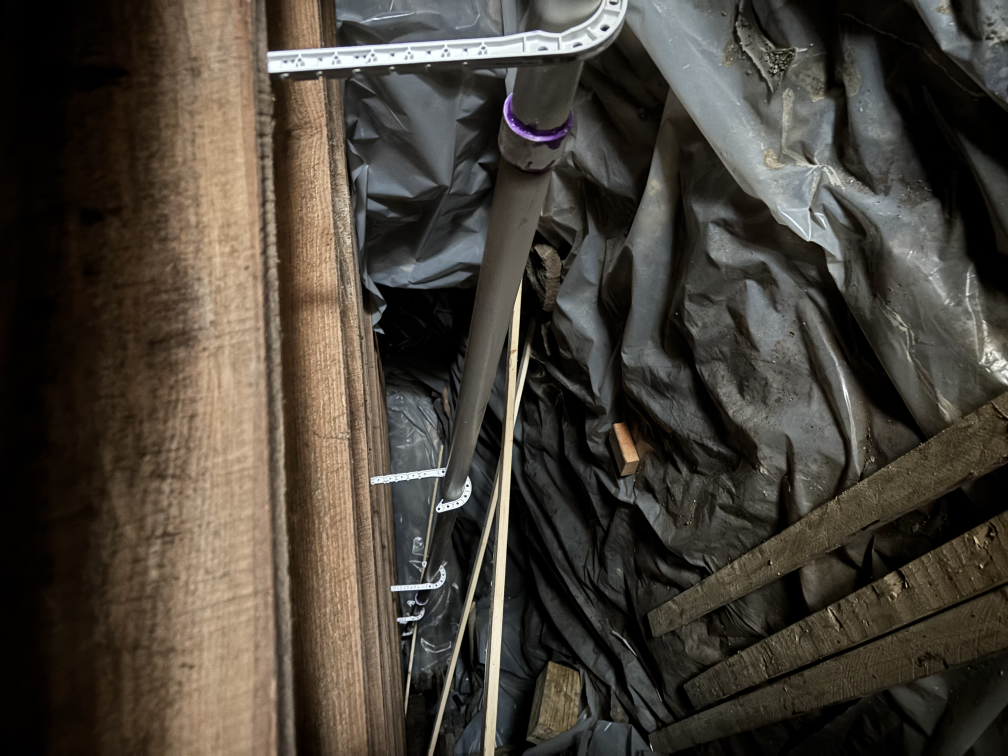
#> input picture dashboard/uploads/ahb/projects/4bee3208-80a5-460f-ae31-0c20f6d900b1/611bc29b-9558-47ac-a519-471e02de5df5_6_during_210_maple_ln_greentown_pa_inv_00046.jpg, 4032 x 3024 px (shown at 1/4 size)
$ python -i image_indexer.py   (imports and definitions only)
#> lines starting #> are read from the running program, lines starting #| are printed output that depends on the picture
#!/usr/bin/env python3
"""
Baza Empire — Data Hub image indexer.

Captions every image under dashboard/artifacts/ using a local vision model
(qwen3-vl via Ollama, llava:13b fallback) and stores captions + tag keywords
in SQLite so the Data Hub live-search can match on image content.

Designed to coexist with running agents:
  • short per-image budget with exponential backoff on GPU contention
  • resumable via (abs_path, mtime) — unchanged files skipped
  • low concurrency (1) — never pins the GPU
  • graceful on 500/resource errors — marks failed, moves on, retries next tick
  • downscales images to 384 px before sending (≈10× smaller payload)

Usage:
  python3 image_indexer.py                 # one pass over new/changed images
  python3 image_indexer.py --force         # re-caption every image
  python3 image_indexer.py --limit 20      # stop after 20 new captions
  python3 image_indexer.py --retry-failed  # retry previously failed
"""
import argparse
import base64
import io
import json
import os
import signal
import sqlite3
import sys
import time
import urllib.error
import urllib.request

try:
    from PIL import Image
except ImportError:
    print("ERROR: Pillow (PIL) required. pip install Pillow", file=sys.stderr)
    sys.exit(2)

DASHBOARD_DIR = os.path.dirname(os.path.abspath(__file__))
ARTIFACTS_DIR = os.path.join(DASHBOARD_DIR, "artifacts")
DB_PATH       = os.path.join(DASHBOARD_DIR, "image_captions.db")

# Privacy gating — Telegram-inbound media is captured into a `.private-inbound/`
# tree and tagged with private=true in its `.meta` sidecar. The indexer must
# skip these so personal reference photos never end up in the Data Hub search
# index. Falls back gracefully if the helper isn't importable.
try:
    sys.path.insert(0, os.path.dirname(DASHBOARD_DIR))
    from dashboard.private_inbound import is_private as _is_private
except ImportError:
    def _is_private(_p: str) -> bool:  # type: ignore[misc]
        return False

VISION_MODELS = ["qwen3-vl:latest", "llava:13b"]
OLLAMA_PORTS  = [11434]  # AMD RX 6700 XT; NVIDIA (11435) reserved for SD WebUI

IMG_EXTS      = {".png", ".jpg", ".jpeg", ".gif", ".webp", ".bmp", ".tiff", ".tif"}
MIN_SIZE      = 20 * 1024          # skip tiny images (icons/thumbnails)
MAX_FILE_SIZE = 25 * 1024 * 1024   # skip absurdly huge files
DOWNSCALE_PX  = 384                # max long-side before sending to model

RETRY_FAILED_AFTER = 6 * 3600      # retry 'failed' rows after this many seconds
PER_IMAGE_TIMEOUT  = 90            # seconds per caption call
INTER_IMAGE_SLEEP  = 0.5           # yield cycles between images
BACKOFF_ON_500     = 20            # seconds to wait after GPU contention

# Ask for a two-line structured response. Short prompt = fewer thinking tokens
# on qwen3-vl (which is chatty by default).
CAPTION_PROMPT = (
    "Respond with ONLY two lines, no preamble, no thinking:\n"
    "CAPTION: <one natural-language sentence describing the image>\n"
    "TAGS: <12 comma-separated keywords — objects, room/scene type, colors, "
    "style, materials, activities, any text visible>"
)

_SHUTDOWN = False


# [4 lines left out: function _sigterm, not called in this run]


# [2 lines not run here, left out]


# ─── DB ──────────────────────────────────────────────────────────────────────

# [76 lines left out: functions db_open, db_get, db_upsert, walk_images, not called in this run]


# ─── Vision call ─────────────────────────────────────────────────────────────

def downscale_to_b64(path: str, max_px: int = DOWNSCALE_PX) -> str:
#> called with max_px = 384
    img = Image.open(path).convert("RGB")
#> img is the input picture: PIL image 4032x3024 RGB; mean R, G, B 71.6, 65.3, 56.6
    img.thumbnail((max_px, max_px), Image.LANCZOS)
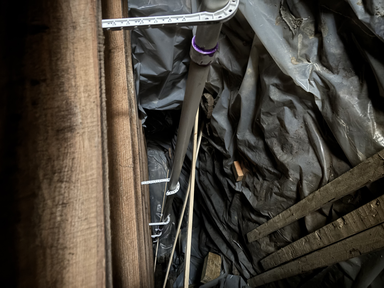
#> img: PIL image 384x288 RGB; mean R, G, B 71.6, 65.3, 56.6
    buf = io.BytesIO()
    img.save(buf, format="JPEG", quality=80, optimize=True)
    return base64.b64encode(buf.getvalue()).decode("utf-8")


# [13 lines left out: function parse_caption, not called in this run]


class GPUContention(Exception):
    """Raised on Ollama 500 — model couldn't load (agents using VRAM)."""


def ollama_caption(img_b64: str, model: str, port: int) -> str:
    payload = json.dumps({
        "model": model,
        "stream": False,
        "keep_alive": "10m",
        "options": {
            "num_predict": 1500,    # qwen3-vl thinks before responding
            "temperature": 0.2,
            "num_ctx": 3072,
        },
        "messages": [
            {"role": "user", "content": CAPTION_PROMPT, "images": [img_b64]}
        ],
        "think": False,  # Ollama 0.30+: qwen3-vl otherwise spends num_predict in `thinking`, content comes back empty
    }).encode("utf-8")
    req = urllib.request.Request(
        f"http://127.0.0.1:{port}/api/chat",
        data=payload,
        headers={"Content-Type": "application/json"},
        method="POST",
    )
    try:
        with urllib.request.urlopen(req, timeout=PER_IMAGE_TIMEOUT) as resp:
            data = json.loads(resp.read())
            return (data.get("message") or {}).get("content", "") or ""
    except urllib.error.HTTPError as e:
        body = ""
        try:
            body = e.read().decode("utf-8", errors="replace")[:200]
        except Exception:
            pass
        if e.code == 500 and ("resource" in body.lower() or "failed to load" in body.lower()):
            raise GPUContention(body)
        raise


def caption_image(path: str):
    """Returns (caption, tags, model_id) on success, (None, None, None) otherwise."""
    try:
        b64 = downscale_to_b64(path)
    except Exception as e:
        return None, None, None, f"downscale-failed: {e}"

    last_err = ""
    for model in VISION_MODELS:
        for port in OLLAMA_PORTS:
            try:
                out = ollama_caption(b64, model, port)
                if out.strip():
                    cap, tags = parse_caption(out)
                    if cap:
                        return cap, tags, f"{model}@{port}", ""
            except GPUContention as e:
                last_err = f"gpu-busy: {str(e)[:120]}"
                time.sleep(BACKOFF_ON_500)
            except Exception as e:
                last_err = f"{model}@{port}: {str(e)[:120]}"
    return None, None, None, last_err or "no-response"


# ─── Main loop ───────────────────────────────────────────────────────────────

# [67 lines left out: function main, not called in this run]


# [2 lines not run here, left out]

#> (the run stopped early here; a loop or call above may not have finished)
